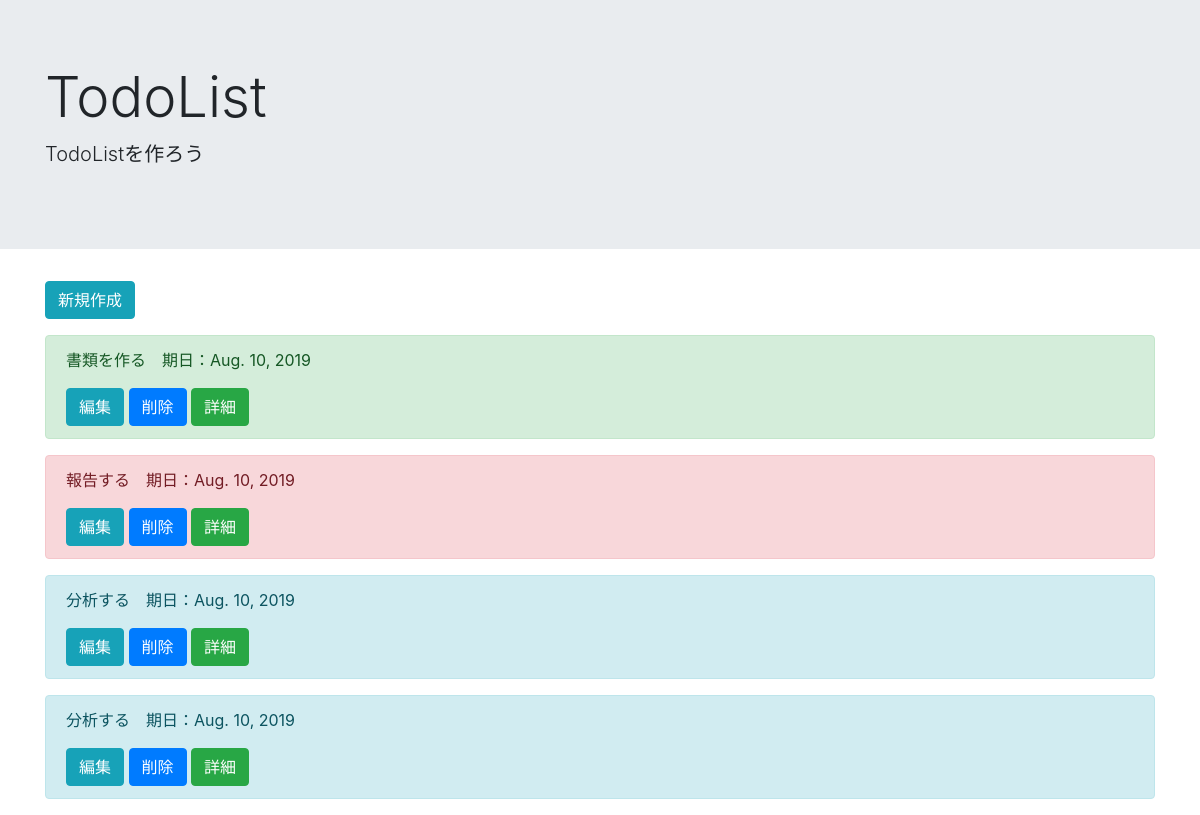
The page /list/ on the database as committed earlier.
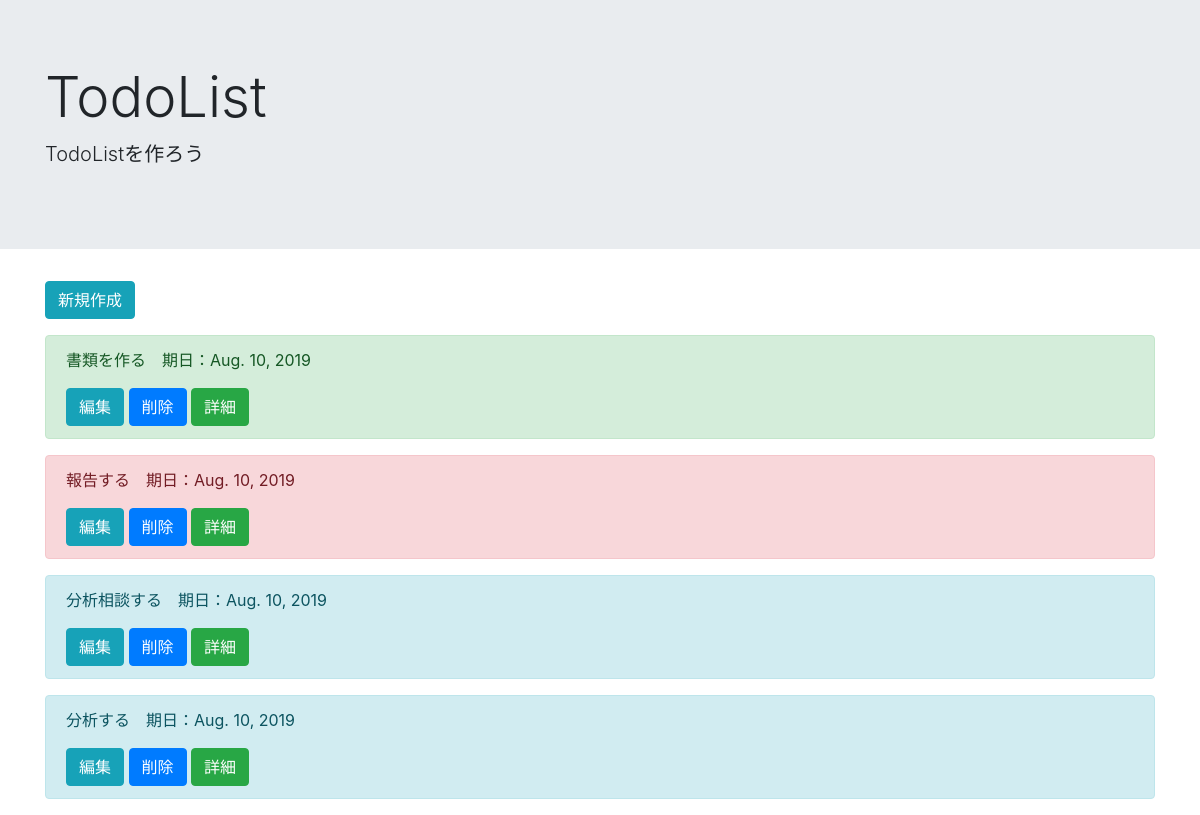
The same page on the database as committed later.
### todo/models.py (models this page shows, shortened)
class TodoModel(models.Model):
    title = models.CharField(max_length=100)
    memo = models.TextField()
    priority = models.CharField(
        max_length = 50,
        choices = PRIORITY,
    )
    duedate = models.DateField()

### todo/views.py (the view)
# urls.py: path('list/', TodoList.as_view(), name='list'),
class TodoList(ListView):
    template_name = 'list.html'
    model = TodoModel

### templates/list.html
{% extends 'base.html' %}
{% block header %}
<div class="jumbotron jumbotron-fluid">
    <div class="container">
        <h1 class="display-4">TodoList</h1>
        <p class="lead">TodoListを作ろう</p>
    </div>
</div>
{% endblock header %}
{% block content %}
<div class="container">
    <p><a href="{% url 'create' %}" class="btn btn-info btn" tabindex="-1" role="button" aria-disabled="true">新規作成</a></p>
    {% for item in object_list %}
    <div class="alert alert-{{ item.priority }}" role="alert">
        <p>{{ item.title }}　期日：{{ item.duedate }}</p>
        <a href="{% url 'update' item.pk %}" class="btn btn-info btn" tabindex="-1" role="button" aria-disabled="true">編集</a>
        <a href="{% url 'delete' item.pk %}" class="btn btn-primary btn" tabindex="-1" role="button" aria-disabled="true">削除</a>
        <a href="{% url 'detail' item.pk %}" class="btn btn-success btn" tabindex="-1" role="button" aria-disabled="true">詳細</a>
    </div>
    {% endfor %}
</div>
{% endblock content %}

Rows that differ between the two databases and show on the page:
changed TodoModel: title "分析する" → "分析相談する"
